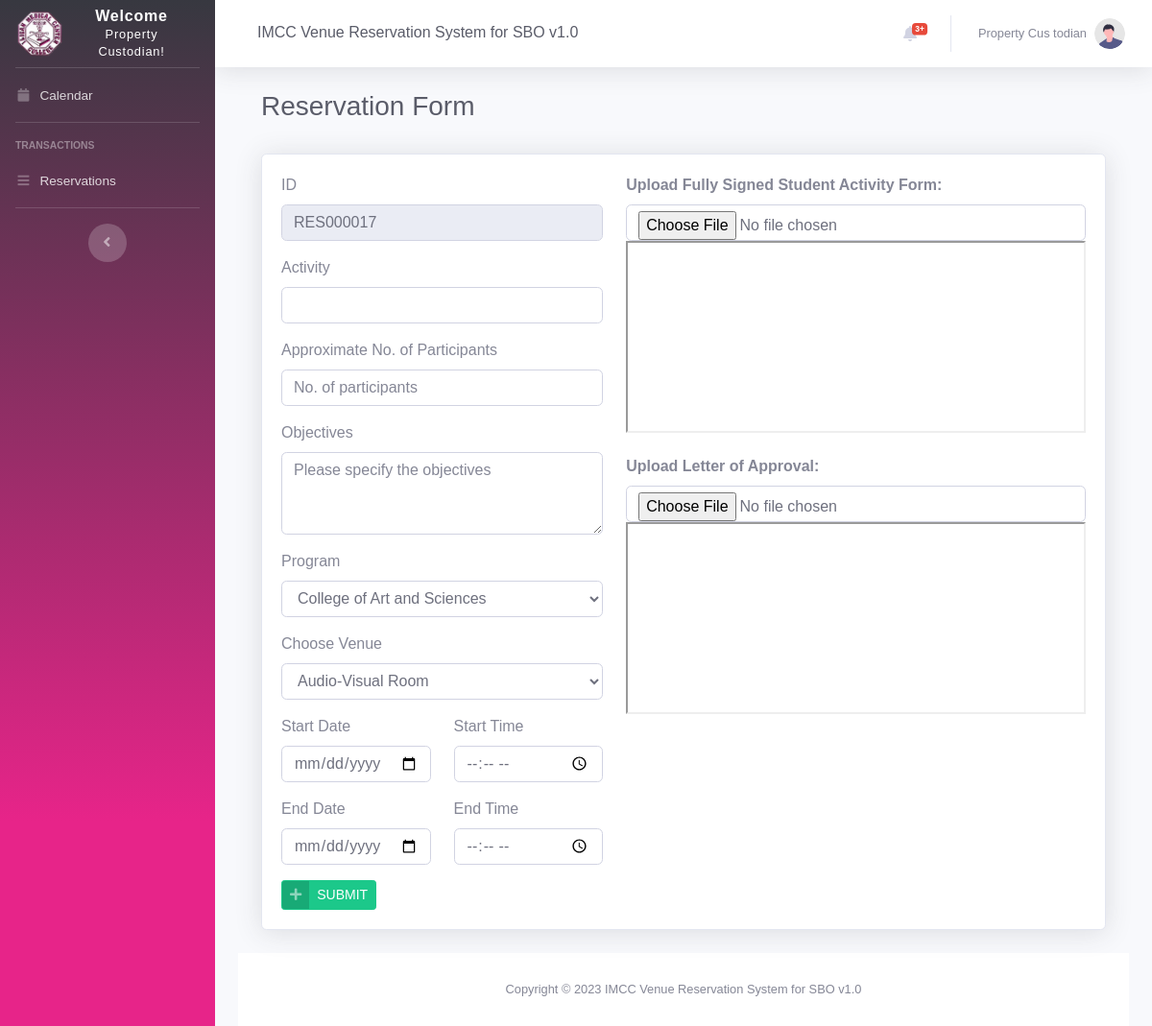
The app's page /add_reservation.php (signed in), older data.
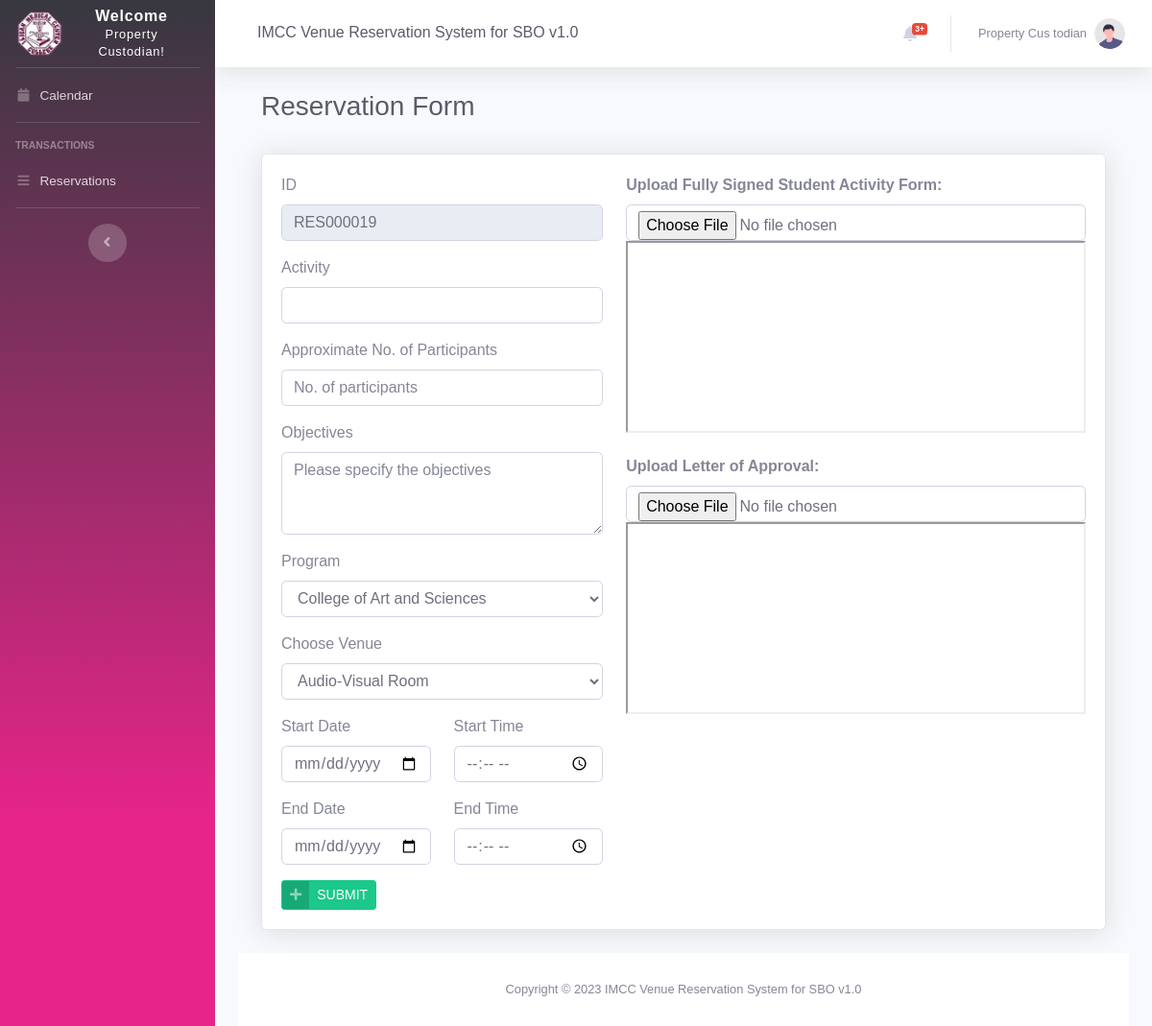
The same page, newer data.
### tables this page shows
CREATE TABLE `number_sequence` (
  `id` int(11) NOT NULL,
  `page_name` varchar(15) NOT NULL,
  `last_number` int(11) NOT NULL,
  `CreatedDateTime` datetime NOT NULL DEFAULT current_timestamp()
);

### add_reservation.php (the view, shortened to what the changed rows need)
<?php
include 'settings/system.php';
include 'settings/header.php';
include "settings/sidebar.php";
include 'settings/topbar.php';
?>
<div class="container-fluid">
    <div class="d-sm-flex align-items-center justify-content-between mb-4">
        <div class="container-fluid">
            <div class="d-sm-flex align-items-center justify-content-between mb-4">
                <h1 class="h3 mb-2 text-gray-800"> Reservation Form</h1>
            </div>
            <div class="card shadow">
                <div class="card-body">
                    <?php
                        $sequence = $db->query("SELECT * FROM number_sequence WHERE page_name = 'reservations'");
                        $fetch = $sequence->fetchAll(PDO::FETCH_OBJ);
                        foreach ($fetch as $data) {
                            $newID = $data->last_number + 1;
                            $lengthID = strlen((string)$newID);
                            if ($lengthID == 1) $ID = "00000" . $newID;
                            elseif ($lengthID == 2) $ID = "0000" . $newID;
                            elseif ($lengthID == 3) $ID = "000" . $newID;
                            elseif ($lengthID == 4) $ID = "00" . $newID;
                            elseif ($lengthID == 5) $ID = "0" . $newID;
                            else $ID = $newID;
                    }
                    ?>
                    <div class="table-responsive-lg">
                        <form role="form" method="post" enctype="multipart/form-data">
                            <div class="row">
                                <div class="col-5">
                                    <div class="form-group">
                                        <label>ID</label>
                                        <input class="form-control" type="text" name="resID" value="<?= 'RES' . $ID ?>" readonly>
                                    </div>
                                </div>
                            </div>
                        </form>
                    </div>
                </div>
            </div>
        </div>
    </div>
    <?php include 'settings/footer.php'; ?>

Row changes from the older to the newer data that the page shows:
changed number_sequence: resID "RES000017" → "RES000019"
